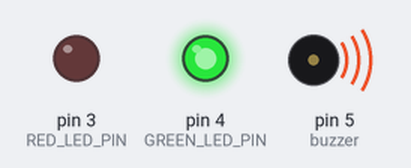
Bench run of a sketch on a simulated Arduino Uno, built with avr-gcc and run on an emulated ATmega328P. On the bench: output pins drawn as LEDs (lit = HIGH), buzzer (waves = sounding).

Above: at 0.5 s.
At 3.5 s:
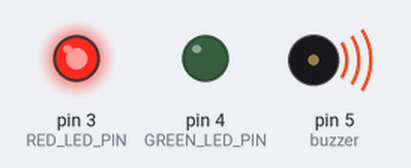
Timing chart, 0 to 4.6 s (numbered marks = the images above):
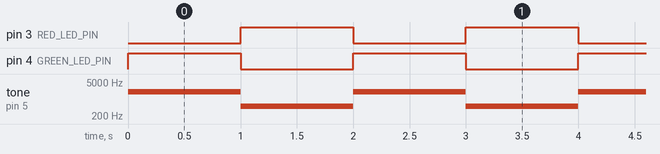

The sketch:

buzzer.ino
```cpp
const int buzzer = 5;  // Buzzer on pin 9
const int GREEN_LED_PIN = 4; // Green LED on pin 10
const int RED_LED_PIN = 3;   // Red LED on pin 11

const int SUCCESS_TONE_FREQ = 2000; // Frequency for success tone (e.g., 2000 Hz)
const int FAILED_TONE_FREQ = 500;   // Frequency for failed tone (e.g., 500 Hz)
const int TONE_DURATION = 1000;    // Duration for each tone (1000 milliseconds = 1 second)

void setup() {
  pinMode(buzzer, OUTPUT);
  pinMode(GREEN_LED_PIN, OUTPUT);
  pinMode(RED_LED_PIN, OUTPUT);
}

void loop() {
  // Play success tone and light green LED for 1 second
  digitalWrite(GREEN_LED_PIN, HIGH);
  tone(buzzer, SUCCESS_TONE_FREQ);
  delay(TONE_DURATION);
  digitalWrite(GREEN_LED_PIN, LOW);
  noTone(buzzer); // Stop tone before the next sequence


  // Play failed tone and light red LED for 1 second
  digitalWrite(RED_LED_PIN, HIGH);
  tone(buzzer, FAILED_TONE_FREQ);
  delay(TONE_DURATION);
  digitalWrite(RED_LED_PIN, LOW);
  noTone(buzzer); // Stop tone before the loop repeats
}
```

Measured:
- by itself, pin 3 (RED_LED_PIN), pin 4 (GREEN_LED_PIN): alternates HIGH for 1.0 s and LOW for 1.0 s
- by itself, tone on pin 5 (buzzer): alternates 2000 Hz for 1.0 s and 500 Hz for 1.0 s
